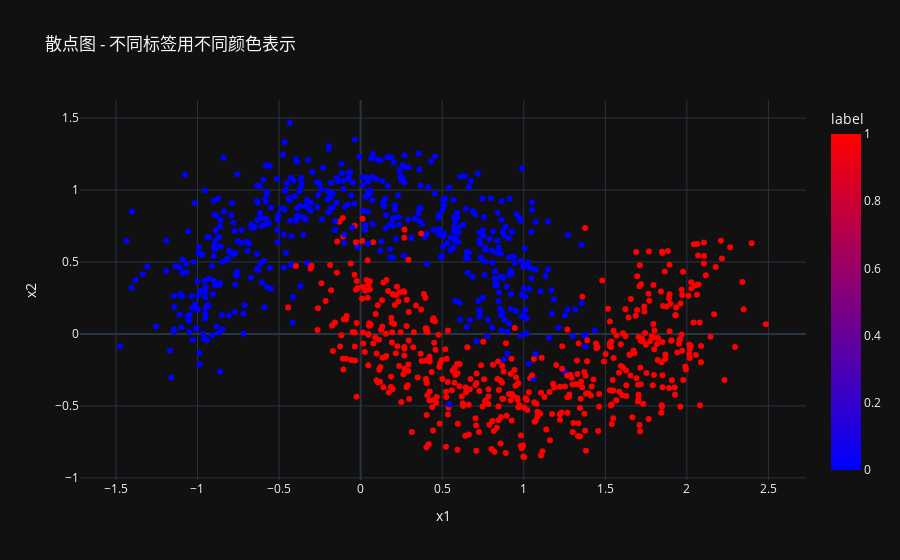

Notebook code cell kept with this figure:
### Markdown cell above
构造双半月分类数据集，并使用KNN和MLP进行分类

### Code cell
import tensorflow as tf

from tensorflow.keras.models import Sequential
from tensorflow.keras.layers import Dense
import numpy as np
import pandas as pd
import matplotlib.pyplot as plt
from sklearn.model_selection import train_test_split
from sklearn.preprocessing import StandardScaler
from sklearn.datasets import make_moons
from plotly import express as px
import os

os.environ["CUDA_VISIBLE_DEVICES"]="0"
X, y = make_moons(n_samples=1000, noise=0.2)
moons = pd.DataFrame(pd.concat([pd.DataFrame(X,columns=['x1', 'x2']), pd.DataFrame(y,columns=["label"])], axis=1))

fig = px.scatter(moons,
                 x='x1',
                 y='x2',
                 color='label',
                 color_continuous_scale=['blue', 'red'],
                 title='散点图 - 不同标签用不同颜色表示')

fig.show()

### Figure 1 — Plotly figure (JSON) as saved in the notebook; plotly's stock layout.template omitted (floating-point values rounded to 4 significant figures; data arrays with more than 128 entries replaced by an {"elided": "..."} marker saying what was removed)
{"data": [{"hovertemplate": "x1=%{x}<br>x2=%{y}<br>label=%{marker.color}<extra></extra>", "legendgroup": "", "marker": {"color": {"elided": "1000 int values"}, "coloraxis": "coloraxis", "symbol": "circle"}, "mode": "markers", "name": "", "orientation": "v", "showlegend": false, "x": {"elided": "1000 float values"}, "xaxis": "x", "y": {"elided": "1000 float values"}, "yaxis": "y", "type": "scatter"}], "layout": {"xaxis": {"anchor": "y", "domain": [0.0, 1.0], "title": {"text": "x1"}}, "yaxis": {"anchor": "x", "domain": [0.0, 1.0], "title": {"text": "x2"}}, "coloraxis": {"colorbar": {"title": {"text": "label"}}, "colorscale": [[0.0, "blue"], [1.0, "red"]]}, "legend": {"tracegroupgap": 0}, "title": {"text": "散点图 - 不同标签用不同颜色表示"}}}
